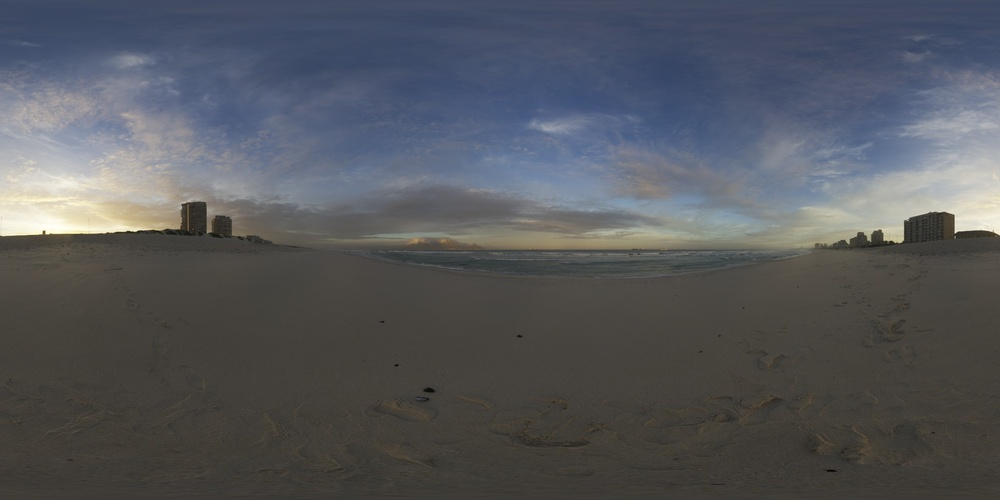
#> input picture blog/shaders/skybox.jpg, 1000 x 500 px, shrunk from 2048 x 1024 before the run
$ python blur-skybox.py
#> lines starting #> are read from the running program, lines starting #| are printed output that depends on the picture
#!/usr/bin/env python3
"""
Blur the skybox texture for cheaper real-time rendering.
Handles horizontal wrapping for seamless equirectangular textures.
Usage: python tools/blur-skybox.py
"""

from PIL import Image, ImageFilter
import os

input_path = os.path.join(os.path.dirname(__file__), '..', 'blog', 'shaders', 'skybox.jpg')
output_path = os.path.join(os.path.dirname(__file__), '..', 'blog', 'shaders', 'skybox-blurred.jpg')

# Load image
img = Image.open(input_path)
#> img is the input picture: PIL image 1000x500 RGB; mean R, G, B 85.3, 87.7, 92.6
print(f'Input: {input_path}')
print(f'Size: {img.size}')
#| Size: (1000, 500)

width, height = img.size
#> width = 1000; height = 500
blur_radius = 8

# For seamless horizontal blur on equirectangular:
# 1. Extend the image by copying edges to create wrap-around
# 2. Blur the extended image
# 3. Crop back to original size

# Create extended image (add blur_radius pixels on left and right from opposite edges)
extended_width = width + blur_radius * 2
#> extended_width = 1016
extended = Image.new('RGB', (extended_width, height))
#> extended: PIL image 1016x500 RGB; every value is 0

# Copy main image to center
extended.paste(img, (blur_radius, 0))
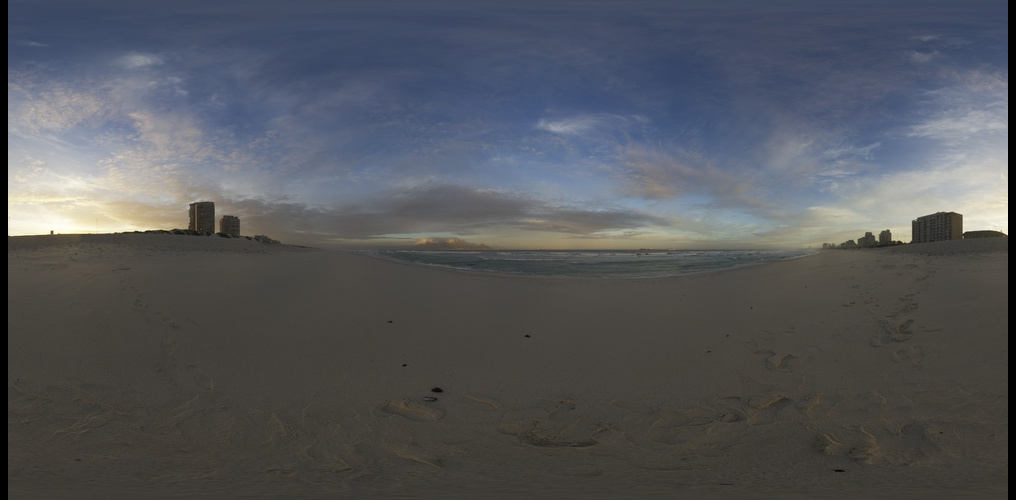
#> extended: PIL image 1016x500 RGB; mean R, G, B 83.9, 86.3, 91.1

# Copy right edge to left padding (for seamless wrap)
right_strip = img.crop((width - blur_radius, 0, width, height))
extended.paste(right_strip, (0, 0))

# Copy left edge to right padding
left_strip = img.crop((0, 0, blur_radius, height))
extended.paste(left_strip, (width + blur_radius, 0))

# Apply Gaussian blur to extended image
blurred_extended = extended.filter(ImageFilter.GaussianBlur(radius=blur_radius))
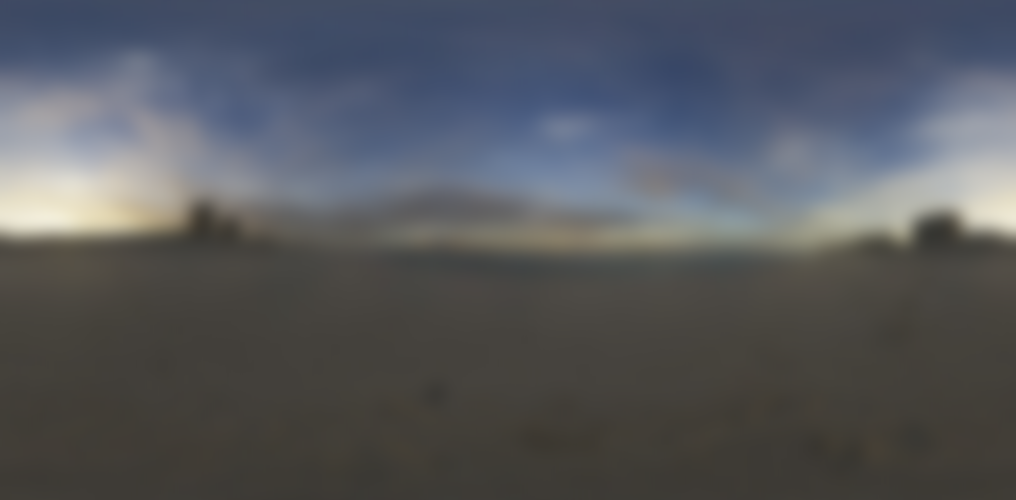
#> blurred_extended: PIL image 1016x500 RGB; mean R, G, B 85.6, 87.9, 92.8

# Crop back to original size
blurred = blurred_extended.crop((blur_radius, 0, blur_radius + width, height))

# Save
blurred.save(output_path, 'JPEG', quality=85)

print(f'Output: {output_path}')
print(f'Done!')
